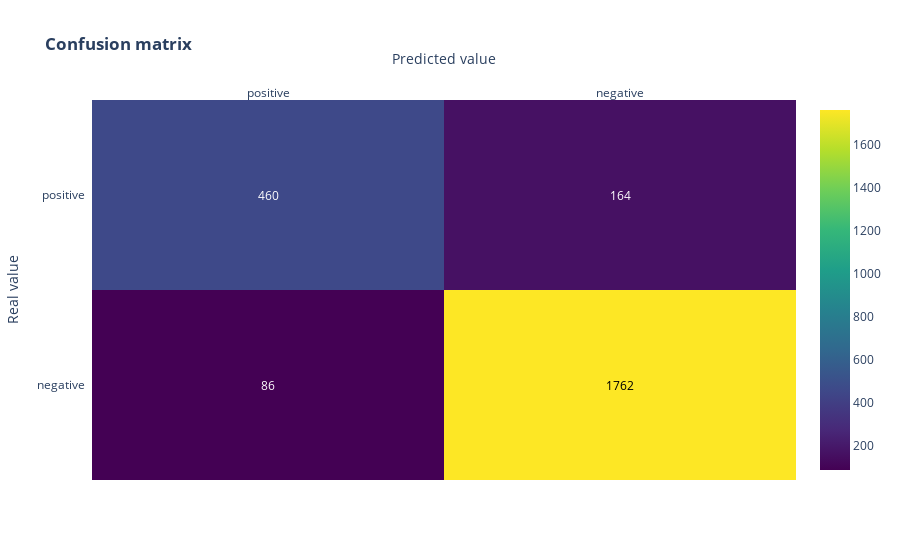

The notebook cell this image was saved under:
### Code cell
# calculate accuracy of class predictions
from sklearn import metrics
print(metrics.accuracy_score(y_test, y_pred_class))

conf_matrix(metrics.confusion_matrix(y_test, y_pred_class))

### Figure 1 — Plotly figure (JSON) as saved in the notebook; plotly's stock layout.template omitted (floating-point values rounded to 4 significant figures)
{"data": [{"colorscale": [[0, "#440154"], [0.1111, "#482878"], [0.2222, "#3e4989"], [0.3333, "#31688e"], [0.4444, "#26828e"], [0.5556, "#1f9e89"], [0.6667, "#35b779"], [0.7778, "#6ece58"], [0.8889, "#b5de2b"], [1, "#fde725"]], "reversescale": false, "showscale": true, "type": "heatmap", "x": ["positive", "negative"], "y": ["negative", "positive"], "z": [[86, 1762], [460, 164]]}], "layout": {"annotations": [{"font": {"color": "#FFFFFF"}, "showarrow": false, "text": "86", "x": "positive", "xref": "x", "y": "negative", "yref": "y"}, {"font": {"color": "#000000"}, "showarrow": false, "text": "1762", "x": "negative", "xref": "x", "y": "negative", "yref": "y"}, {"font": {"color": "#FFFFFF"}, "showarrow": false, "text": "460", "x": "positive", "xref": "x", "y": "positive", "yref": "y"}, {"font": {"color": "#FFFFFF"}, "showarrow": false, "text": "164", "x": "negative", "xref": "x", "y": "positive", "yref": "y"}], "title": {"text": "<b>Confusion matrix</b>"}, "xaxis": {"dtick": 1, "gridcolor": "rgb(0, 0, 0)", "side": "top", "ticks": "", "title": {"text": "Predicted value"}}, "yaxis": {"dtick": 1, "ticks": "", "ticksuffix": "  ", "title": {"text": "Real value"}}}}
